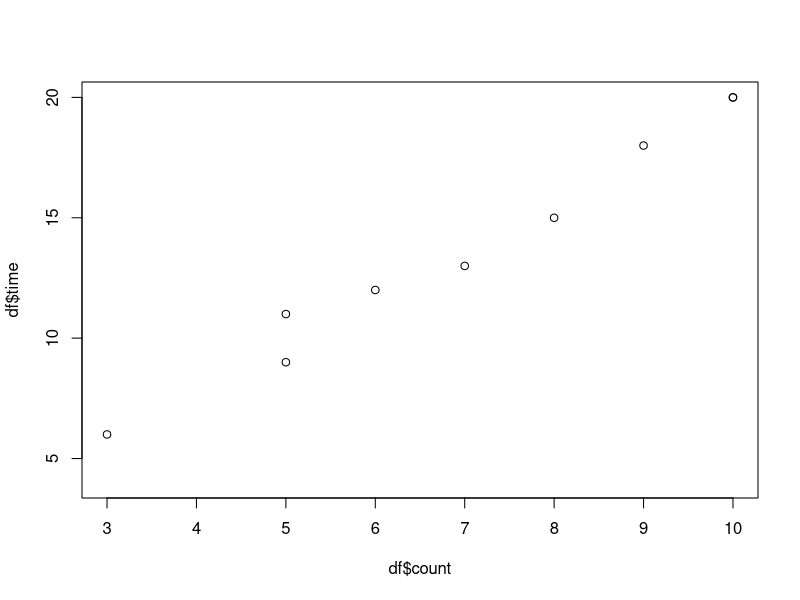

This figure's R source:

df <- data.frame(
  year = c(2000,-1999, 2000, 1995, 1996, 2001, 2002, 2003, 2001, 1994, 2000, -1999),
  count = c(10, 5, 5, 9, NA, 8, 10, 10, 6, 7, NA, 3),
  time = c(20, 11, 9, 18, 4, 15, 20, NA, 12, 13, 19, 6),
  defect = c(.6, .5, 1.1, .8, .7, 1.3, .9, 1.1, 1.4, .8, .9, 1.2)
)

plot(df$count, df$time)

# start smallset
df$latitude <- "35.2809"
# bin the defect variable
# snap df
df$defect <- ifelse(df$defect > 1, 1, 0)
# snap df
df[is.na(df)] <- 0
# convert units from minutes to seconds
df <- subset(df, year > 0)
df$time <- df$time * 60
# snap df
# end smallset

